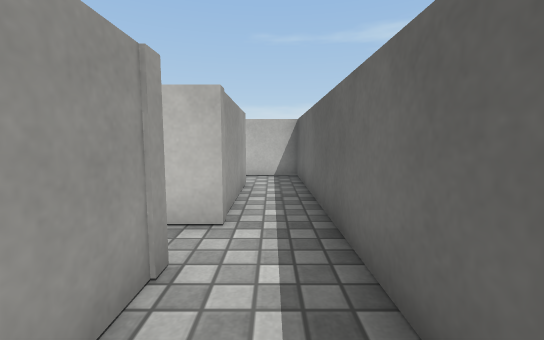
[1] (above)

14 first-person views from a walk through a 3-D level made in the Unity game engine. The camera is 0.62 m above the floor, tilts 6° down and sees 90° across. The floor is counted in squares, 0.5 m on a side. Each view is taken from the middle of a square. On the plan, view 1 faces up. The plan holds only what a view shows up to about 12 squares ahead; the rest is blank. Surface patterns are stand-ins for the level's own textures.

[2]
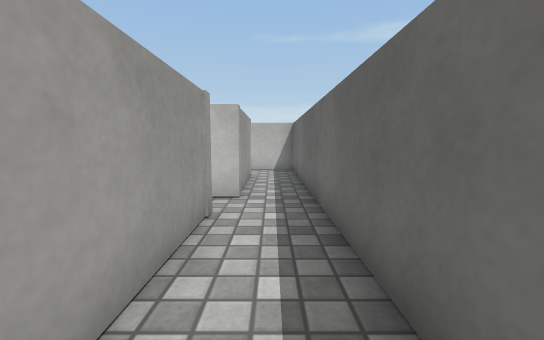

[3]
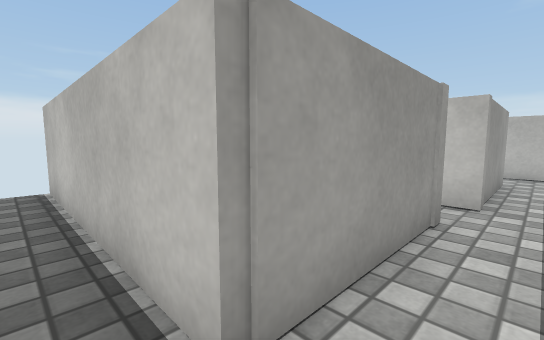

[4]
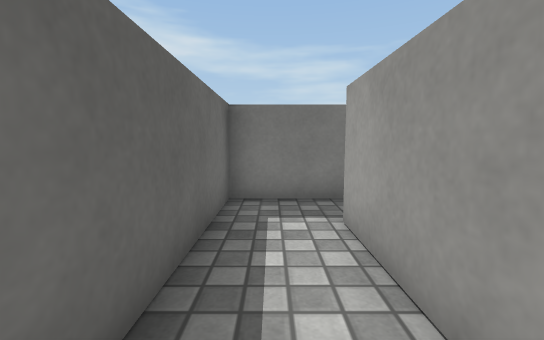

[5]
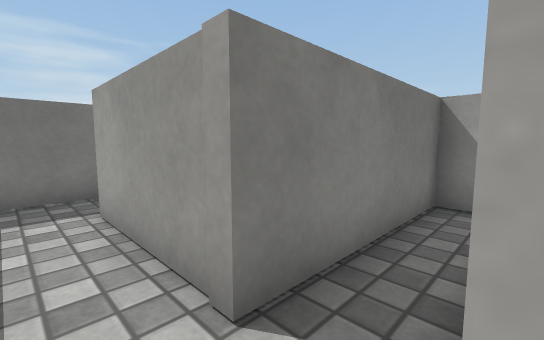

[6]
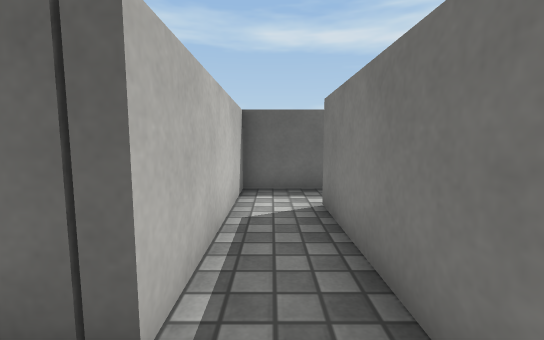

[7]
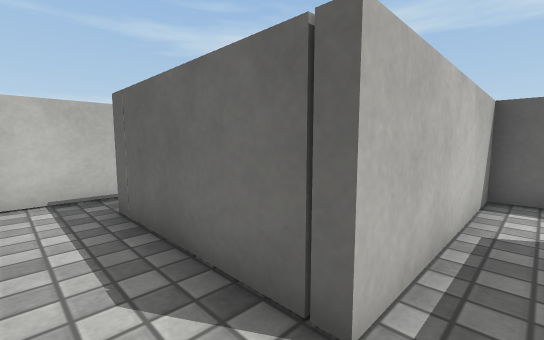

[8]
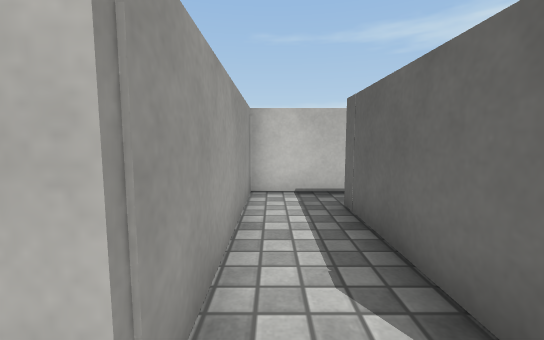

[9]
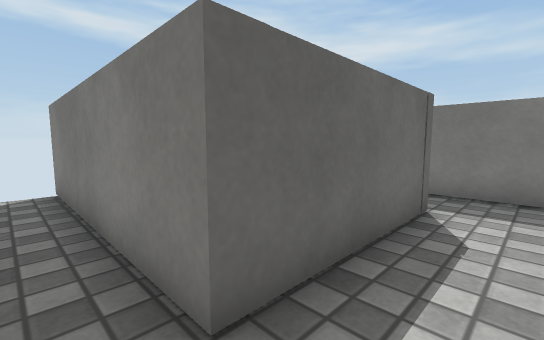

[10]
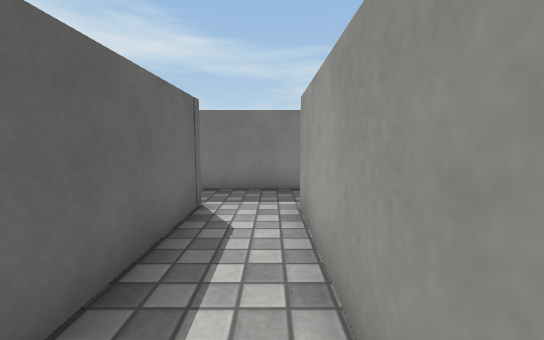

[11]
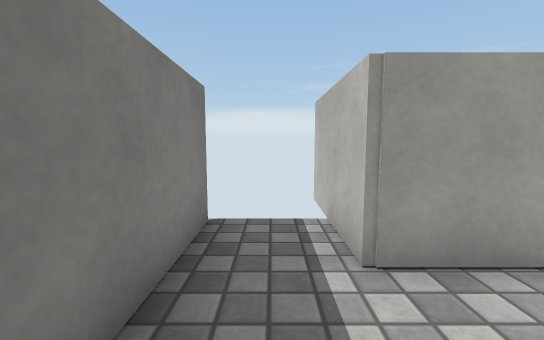

[12]
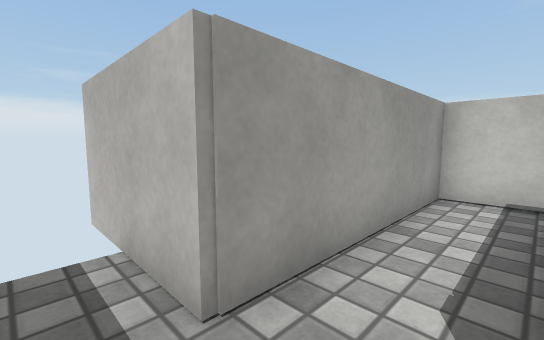

[13]
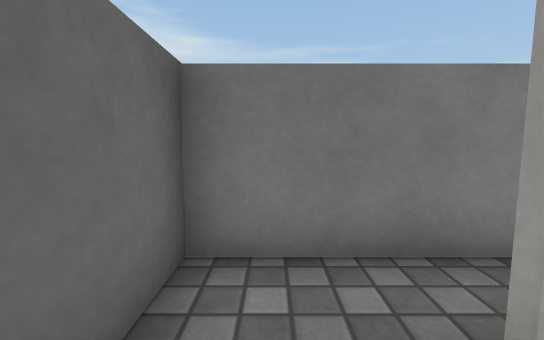

[14]
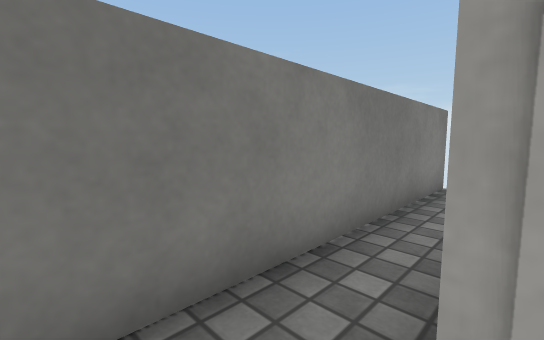

### Floor plan
Points are (right, up) in squares from view 1. A wall is a line through its corners. A room is listed if a view was taken in it or the views show most of it. See-through windows are left out.
Room 1 (views 1, 4, 13, 14)
walls: (-1.1, 2.6) (-1.1, -1.2); (0.9, -1.6) (0.9, 3.4)
ways out: opening at (0, -1) to room 2; opening at (0, 4) to room 3; opening at (-1, 3)
Room 2 (views 2, 3)
walls: (-1.1, -1.2) (-8.1, -1.2); (-8.1, -2.8) (0.9, -2.8) (0.9, -1.6)
ways out: opening at (0, -1) to room 1; gap at (-8, -3); gap at (-8, -1)
Room 3 (view 5)
walls: (-0.7, 8) (-0.7, 3.9); (0.9, 3.4) (0.9, 9.9) (-0.6, 9.9)
ways out: opening at (0, 4) to room 1; opening at (-1, 9) to room 4
Room 4 (views 6, 7, 8, 9, 10, 11, 12)
walls: (-4.6, 9.6) (-4.6, 14.1) (2, 14.1); (-4.1, 15.6) (-6.5, 15.6) (-6.5, 9.9) (-9.5, 9.9); (-0.6, 9.9) (-4.6, 9.9); (-8.1, 8) (-0.7, 8)
ways out: opening at (-1, 9) to room 3; gap at (-8, 8)

Where each view was taken, in squares from view 1:
view 1: 0 up, 0 right, facing up
view 2: 2 down, 0 right, facing up
view 3: 2 down, 0 right, facing up-left
view 4: 3 up, 0 right, facing down
view 5: 4 up, 0 right, facing down-left
view 6: 9 up, 6 left, facing right
view 7: 9 up, 6 left, facing up-right
view 8: 9 up, 6 left, facing up
view 9: 15 up, 6 left, facing down-right
view 10: 15 up, 6 left, facing down
view 11: 9 up, 4 left, facing left
view 12: 9 up, 5 left, facing up-left
view 13: 0 up, 0 right, facing down
view 14: 1 down, 0 right, facing down-left
